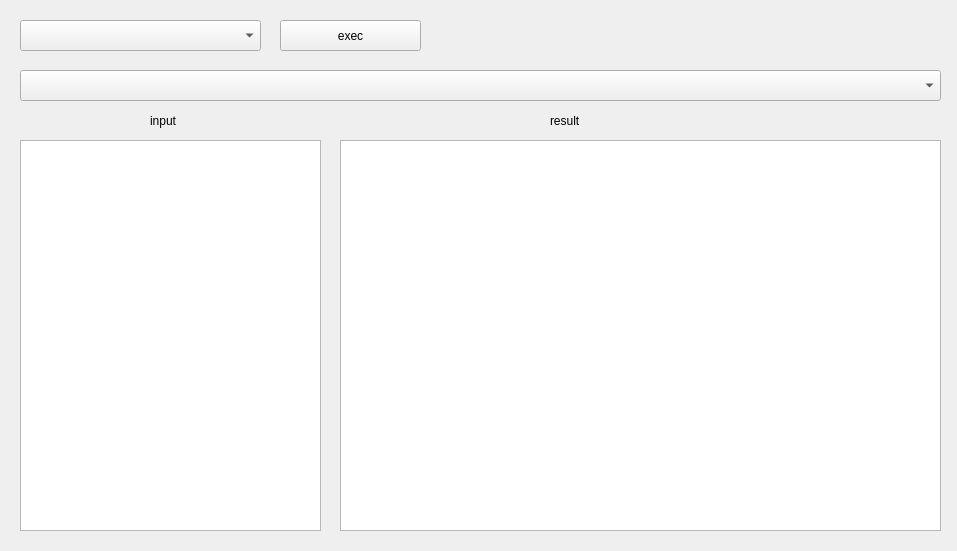
<?xml version="1.0" encoding="UTF-8"?>
<ui version="4.0">
 <class>Widget</class>
 <widget class="QWidget" name="Widget">
  <property name="geometry">
   <rect>
    <x>0</x>
    <y>0</y>
    <width>957</width>
    <height>551</height>
   </rect>
  </property>
  <property name="windowTitle">
   <string>Widget</string>
  </property>
  <widget class="QComboBox" name="comboBox_chapter">
   <property name="geometry">
    <rect>
     <x>20</x>
     <y>20</y>
     <width>241</width>
     <height>31</height>
    </rect>
   </property>
  </widget>
  <widget class="QComboBox" name="comboBox_question">
   <property name="geometry">
    <rect>
     <x>20</x>
     <y>70</y>
     <width>921</width>
     <height>31</height>
    </rect>
   </property>
  </widget>
  <widget class="QPushButton" name="pushButton_exec">
   <property name="geometry">
    <rect>
     <x>280</x>
     <y>20</y>
     <width>141</width>
     <height>31</height>
    </rect>
   </property>
   <property name="text">
    <string>exec</string>
   </property>
  </widget>
  <widget class="QTextEdit" name="textEdit_result">
   <property name="geometry">
    <rect>
     <x>340</x>
     <y>140</y>
     <width>601</width>
     <height>391</height>
    </rect>
   </property>
  </widget>
  <widget class="QTextEdit" name="textEdit_input">
   <property name="geometry">
    <rect>
     <x>20</x>
     <y>140</y>
     <width>301</width>
     <height>391</height>
    </rect>
   </property>
  </widget>
  <widget class="QLabel" name="label_input">
   <property name="geometry">
    <rect>
     <x>150</x>
     <y>110</y>
     <width>72</width>
     <height>21</height>
    </rect>
   </property>
   <property name="text">
    <string>input</string>
   </property>
  </widget>
  <widget class="QLabel" name="label_result">
   <property name="geometry">
    <rect>
     <x>550</x>
     <y>110</y>
     <width>72</width>
     <height>21</height>
    </rect>
   </property>
   <property name="text">
    <string>result</string>
   </property>
  </widget>
 </widget>
 <layoutdefault spacing="6" margin="11"/>
 <resources/>
 <connections/>
</ui>
